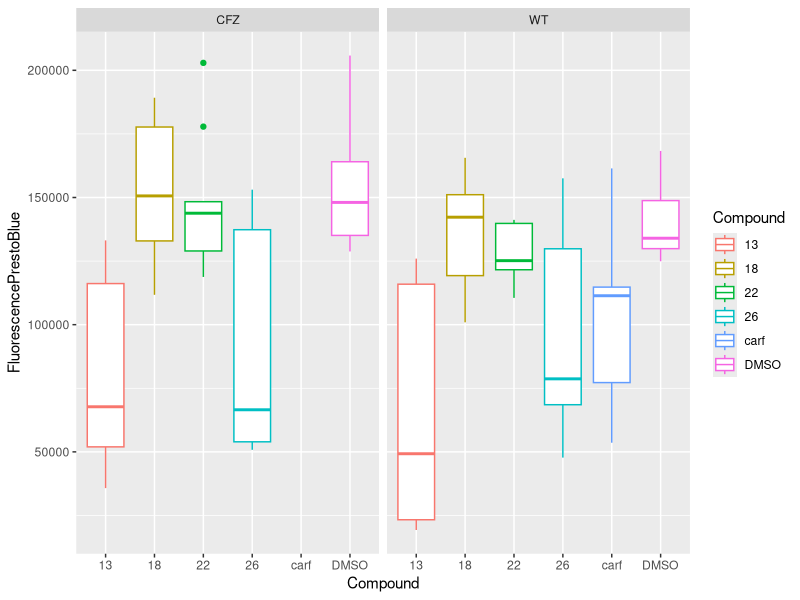
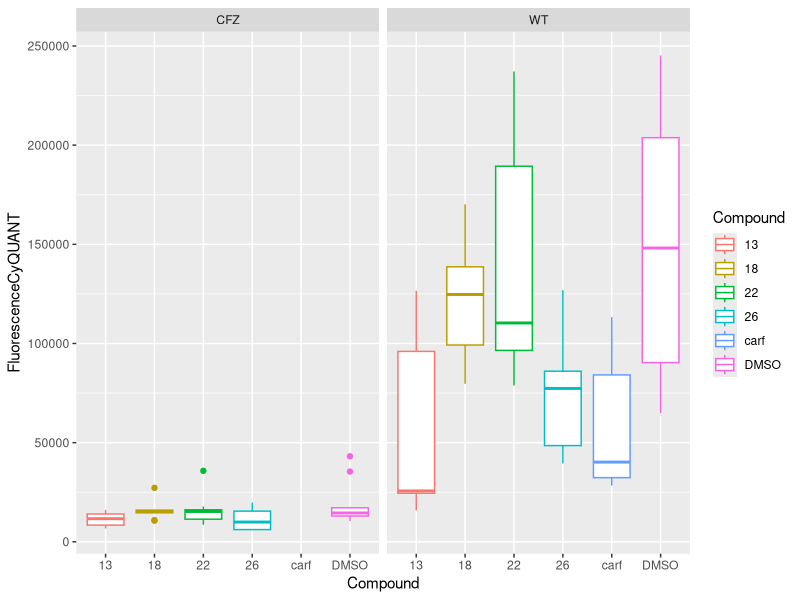
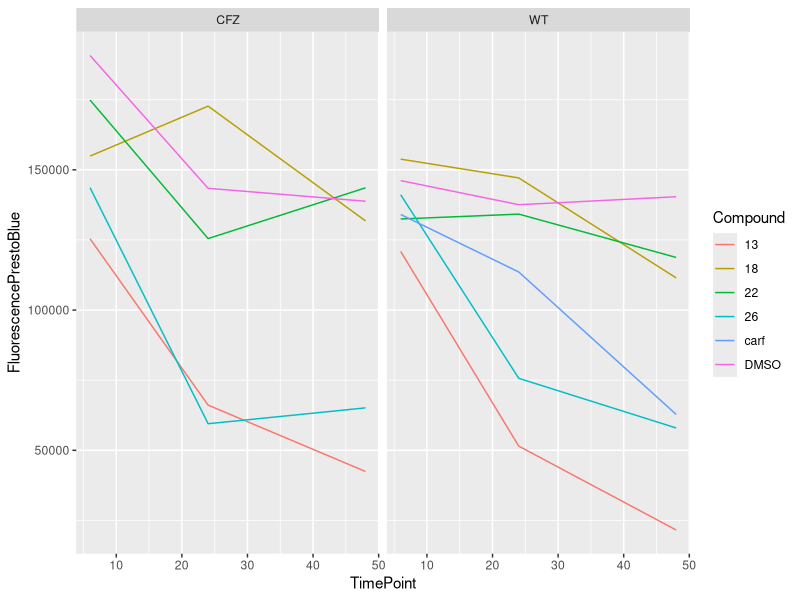
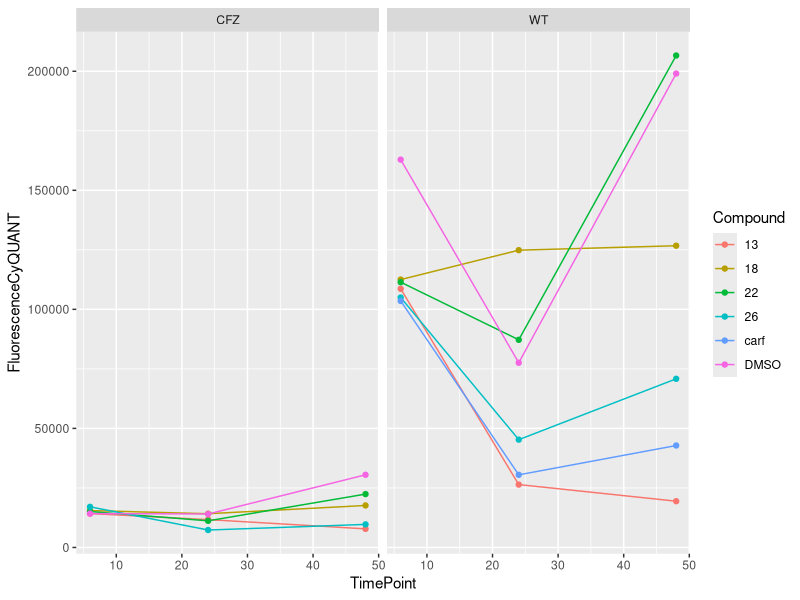

Recreate these plots in R, in order.
library(tidyverse)
library(ggplot2)

## Load CSV file ##
cell_death_data <- read_csv("cell_viability_cell_death.csv")
# Get rid of blank columns and well number column
cell_death_data <- dplyr::select(cell_death_data, -contains("X"), -contains("Well"))
# Change some variables to factor type
cell_death_data$Repeat <- as.factor(cell_death_data$Repeat)
cell_death_data$Compound <- as.factor(cell_death_data$Compound)
cell_death_data$CellType <- as.factor(cell_death_data$CellType)

cell_death_data <- filter(cell_death_data, Compound != "n/a")
glimpse(cell_death_data)

# Box plots, see variation
ggplot(data = cell_death_data, aes(x = Compound, y = FluorescencePrestoBlue, color = Compound)) +
  geom_boxplot() + 
  facet_grid(~CellType)
ggplot(data = cell_death_data, aes(x = Compound, y = FluorescenceCyQUANT, color = Compound)) +
  geom_boxplot() + 
  facet_grid(~CellType)

## Presto blue
## Group by variables, then take mean values
mean_presto_data <- group_by(cell_death_data, Compound, TimePoint, CellType) %>%
  summarise(FluorescencePrestoBlue = mean(FluorescencePrestoBlue, na.rm = TRUE))

ggplot(data = mean_presto_data, aes(x = TimePoint, y = FluorescencePrestoBlue, color = Compound)) + 
  geom_line() +
  facet_grid(~CellType)
ungroup(cell_death_data)


## CyQuant
## Group by variables, then take mean values
mean_cyquant_data <- group_by(cell_death_data, Compound, TimePoint, CellType) %>%
  summarise(FluorescenceCyQUANT = mean(FluorescenceCyQUANT, na.rm = TRUE))

ggplot(data = mean_cyquant_data, aes(x = TimePoint, y = FluorescenceCyQUANT, color = Compound)) + 
  geom_line() +
  geom_point() +
  facet_grid(~CellType)
ungroup(cell_death_data)
